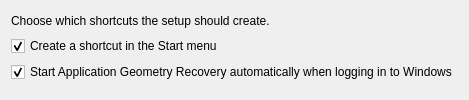
<?xml version="1.0" encoding="UTF-8"?>
<ui version="4.0">
 <class>ShortcutsPage</class>
 <widget class="QWidget" name="ShortcutsPage">
  <property name="windowTitle">
   <string>Shortcuts</string>
  </property>
  <layout class="QVBoxLayout" name="verticalLayout">
   <item>
    <widget class="QLabel" name="DescriptionLabel">
     <property name="text">
      <string>Choose which shortcuts the setup should create.</string>
     </property>
     <property name="wordWrap">
      <bool>true</bool>
     </property>
    </widget>
   </item>
   <item>
    <widget class="QCheckBox" name="StartMenuCheckBox">
     <property name="text">
      <string>Create a shortcut in the Start menu</string>
     </property>
     <property name="checked">
      <bool>true</bool>
     </property>
    </widget>
   </item>
   <item>
    <widget class="QCheckBox" name="AutostartCheckBox">
     <property name="text">
      <string>Start Application Geometry Recovery automatically when logging in to Windows</string>
     </property>
     <property name="checked">
      <bool>true</bool>
     </property>
    </widget>
   </item>
   <item>
    <spacer name="verticalSpacer">
     <property name="orientation">
      <enum>Qt::Vertical</enum>
     </property>
    </spacer>
   </item>
  </layout>
 </widget>
 <resources/>
 <connections/>
</ui>
